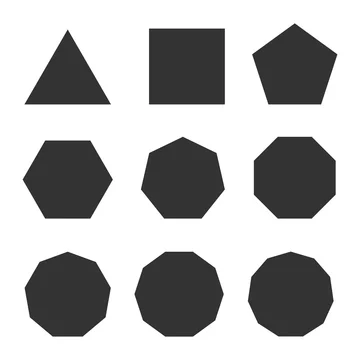
#> input picture test_data/allshape.jpg, 360 x 360 px, given in place of the camera
$ python chatgpt_shape_detection_video.py
#> lines starting #> are read from the running program, lines starting #| are printed output that depends on the picture; after the words box and inside, x2 and y2 are one past the last pixel; in counts of white or black regions, pixels touching at a corner belong together
import cv2 as cv
import numpy as np

frameWidth = 640
frameHeight = 480

cap = cv.VideoCapture(1)

cap.set(3, frameHeight)
cap.set(4, frameWidth)

def empty(x):
    pass

def getShape(cnt):
    shape = "Unknown"
    peri = cv.arcLength(cnt, True)
    approx = cv.approxPolyDP(cnt, 0.02 * peri, True)
    edges = len(approx)

    if edges == 3:
        shape = "Triangle"
    elif edges == 4:
        x, y, w, h = cv.boundingRect(approx)
        aspectRatio = float(w)/h
        if aspectRatio >= 0.95 and aspectRatio <= 1.05:
            shape = "Square"
        else:
            shape = "Rectangle"
    elif edges == 5:
        shape = "Pentagon"
    elif edges == 6:
        shape = "Hexagon"
    elif edges == 8:
        shape = "Octagon"
    elif edges == 10:
        shape = "Star"
    else:
        shape = "Circle"
    return shape

cv.namedWindow("Parameters")
cv.resizeWindow("Parameters", 640, 240)

cv.createTrackbar("Threshold1", "Parameters", 80, 255, empty)
cv.createTrackbar("Threshold2", "Parameters", 255, 255, empty)
cv.createTrackbar("Area", "Parameters", 2000, 20000, empty)

def getContours(imgDil, imgContour):
    contours, hierarchy = cv.findContours(imgDil, cv.RETR_EXTERNAL, cv.CHAIN_APPROX_SIMPLE)

    for cnt in contours:
        areaMin = cv.getTrackbarPos("Area", "Parameters")
        area = cv.contourArea(cnt)

        if area > areaMin:
            cv.drawContours(imgContour, cnt, -1, (255,0,0), 3)
            shape = getShape(cnt)
            x,y,w,h = cv.boundingRect(cnt)
            cv.rectangle(imgContour,(x,y),(x+w, y+h), (0,255,0), 3)
            cv.putText(imgContour, shape, (x+w+20,y+45), cv.FONT_HERSHEY_COMPLEX, 0.7, (0, 0, 255), 0)

while cap.isOpened():
    ret, img = cap.read()
#> img is the input picture: shape (360, 360, 3); mean B, G, R 181.4, 181.4, 181.4
    imgContour = img.copy()

    imgBlur = cv.GaussianBlur(img, (7, 7), 1)
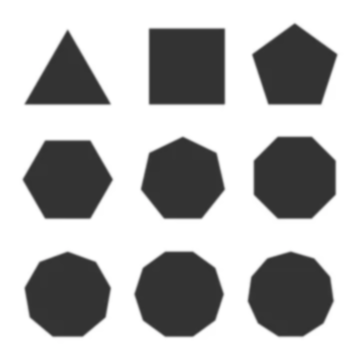
#> imgBlur: shape (360, 360, 3); mean B, G, R 181.4, 181.4, 181.4

    imgGray = cv.cvtColor(imgBlur, cv.COLOR_BGR2GRAY)

    t1 = cv.getTrackbarPos("Threshold1", "Parameters")
    t2 = cv.getTrackbarPos("Threshold2", "Parameters")

    imgCanny = cv.Canny(imgGray, t1, t2)
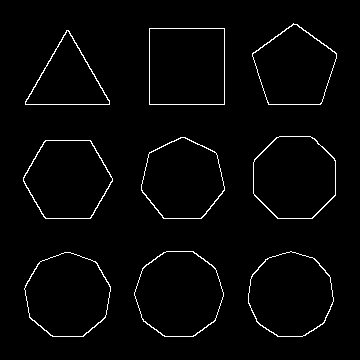
#> imgCanny: shape (360, 360); 2.2% white in thin lines or dots, all inside (x1, y1, x2, y2) = (23, 23, 337, 337)

    kernel = np.ones((5,5))
    imgDil = cv.dilate(imgCanny, kernel, iterations = 1)
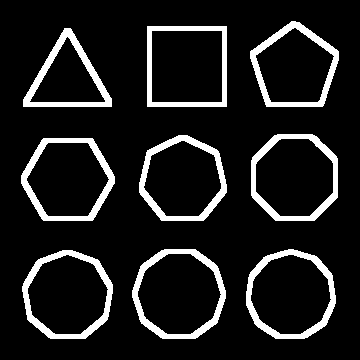
#> imgDil: shape (360, 360); 11.3% white; 9 white regions
    getContours(imgDil, imgContour=imgContour)
#> in getContours, `contours, hierarchy = cv.findContours(imgDil, cv.RETR_EXTERNAL, cv.CHA..`: contours = 9 contours; largest, box (x1, y1, x2, y2) and area: (132, 249, 226, 339) 6612, (147, 26, 227, 107) 6320, (246, 249, 336, 339) 6314, (251, 134, 338, 221) 6278, (22, 250, 113, 339) 6266
#> in getContours, `area = cv.contourArea(cnt)`: area = 6266.5
#> in getShape, `peri = cv.arcLength(cnt, True)`: peri = 299.2
#> in getShape, `approx = cv.approxPolyDP(cnt, 0.02 * peri, True)`: approx = contour of 9 points, box (x1, y1, x2, y2) (22, 250, 113, 339), area 6124
#> in getShape, `edges = len(approx)`: edges = 9
#> in getContours, `shape = getShape(cnt)`: shape = 'Circle'
#> in getContours, `x,y,w,h = cv.boundingRect(cnt)`: x = 22; y = 250; w = 91; h = 89
#> in getContours, `cv.putText(imgContour, shape, (x+w+20,y+45), cv.FONT_HERSHEY_COMPLEX, ..`:
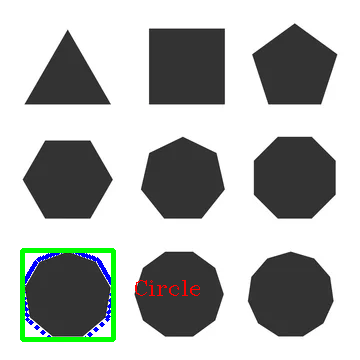
#> imgContour: shape (360, 360, 3); mean B, G, R 177.8, 180, 177

    imgGray = cv.cvtColor(imgGray, cv.COLOR_GRAY2BGR)
#> imgGray: shape (360, 360, 3)
    imgCanny = cv.cvtColor(imgCanny, cv.COLOR_GRAY2BGR)
    imgDil = cv.cvtColor(imgDil, cv.COLOR_GRAY2BGR)
#> imgDil: shape (360, 360, 3); 11.3% white; 9 white regions, largest, box (x1, y1, x2, y2) and area: (132, 249, 226, 339) 1707, (246, 249, 336, 339) 1674, (22, 250, 113, 339) 1668

    imgstack = np.hstack([img, imgContour])
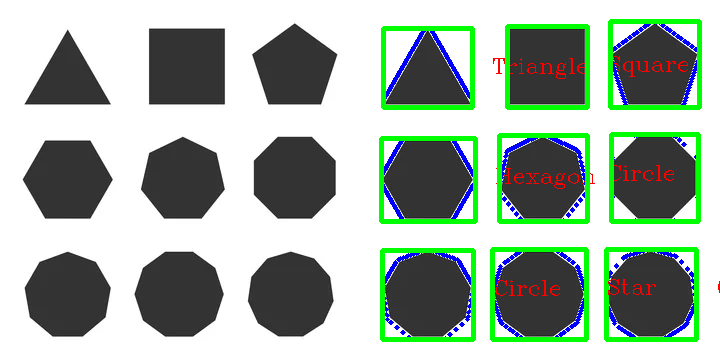
#> imgstack: shape (360, 720, 3); mean B, G, R 165.8, 176.7, 162.8

    cv.imshow('Output', imgstack)

    if cv.waitKey(1) & 0xFF == ord('q'):
#> (key q is pressed here)
        break

cap.release()
cv.destroyAllWindows()
